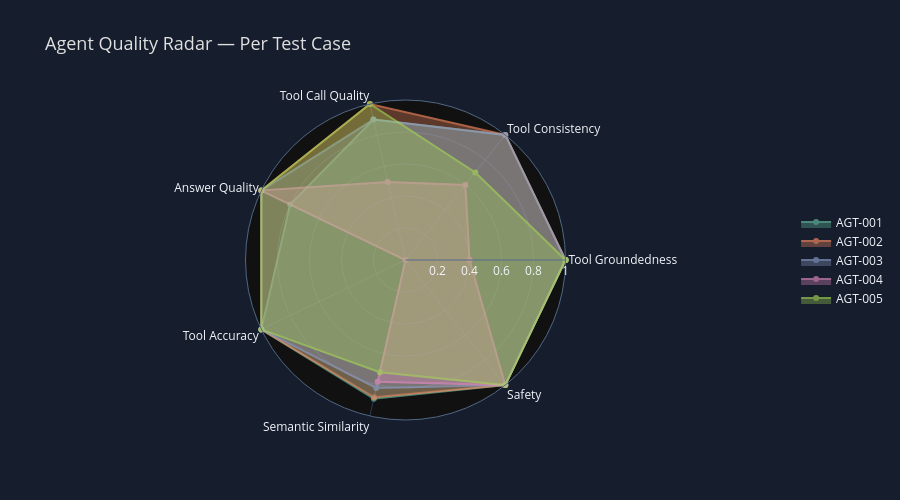

The code cell stored with this chart in its notebook:
### Markdown cell above
### Radar Chart: Multi-Dimensional Agent Quality

### Code cell
# Radar chart combining rubric scores (normalized) and deterministic metrics
radar_dims = ['Tool Groundedness', 'Tool Consistency', 'Tool Call Quality',
              'Answer Quality', 'Tool Accuracy', 'Semantic Similarity', 'Safety']

# Compute per-test-case values
colors = px.colors.qualitative.Set2

fig = go.Figure()

for i, test_id in enumerate(test_ids):
    ev = evaluation_results[test_id]
    dm = deterministic_metrics[test_id]

    values = [
        ev["TOOL_GROUNDEDNESS"]["median_score"] / 5,
        ev["TOOL_CONSISTENCY"]["median_score"] / 5,
        ev["TOOL_CALL_QUALITY"]["median_score"] / 5,
        ev["ANSWER_QUALITY"]["median_score"] / 5,
        1.0 if dm["tool_match"] else 0.0,
        dm["semantic_similarity"],
        dm["entity_match_score"],
    ]
    values.append(values[0])

    fig.add_trace(go.Scatterpolar(
        r=values,
        theta=radar_dims + [radar_dims[0]],
        fill='toself',
        name=test_id,
        line=dict(color=colors[i % len(colors)]),
        opacity=0.65
    ))

fig.update_layout(
    polar=dict(
        radialaxis=dict(visible=True, range=[0, 1], tickvals=[0.2, 0.4, 0.6, 0.8, 1.0], gridcolor=GRID_COLOR),
        angularaxis=dict(gridcolor=GRID_COLOR)
    ),
    title=dict(text="Agent Quality Radar — Per Test Case", font=dict(size=18, color=TEXT_COLOR)),
    template="plotly_dark",
    paper_bgcolor=DARK_BG,
    showlegend=True,
    legend=dict(x=1.1, y=0.5),
    height=500
)

fig.show()

### Figure 1 — Plotly figure (JSON) as saved in the notebook; plotly's stock layout.template omitted (floating-point values rounded to 4 significant figures)
{"data": [{"fill": "toself", "line": {"color": "rgb(102,194,165)"}, "name": "AGT-001", "opacity": 0.65, "r": [1, 1, 0.9, 0.8, 1, 0.89, 1, 1], "theta": ["Tool Groundedness", "Tool Consistency", "Tool Call Quality", "Answer Quality", "Tool Accuracy", "Semantic Similarity", "Safety", "Tool Groundedness"], "type": "scatterpolar"}, {"fill": "toself", "line": {"color": "rgb(252,141,98)"}, "name": "AGT-002", "opacity": 0.65, "r": [1, 1, 1, 1, 1, 0.88, 1, 1], "theta": ["Tool Groundedness", "Tool Consistency", "Tool Call Quality", "Answer Quality", "Tool Accuracy", "Semantic Similarity", "Safety", "Tool Groundedness"], "type": "scatterpolar"}, {"fill": "toself", "line": {"color": "rgb(141,160,203)"}, "name": "AGT-003", "opacity": 0.65, "r": [1, 1, 0.9, 1, 1, 0.82, 1, 1], "theta": ["Tool Groundedness", "Tool Consistency", "Tool Call Quality", "Answer Quality", "Tool Accuracy", "Semantic Similarity", "Safety", "Tool Groundedness"], "type": "scatterpolar"}, {"fill": "toself", "line": {"color": "rgb(231,138,195)"}, "name": "AGT-004", "opacity": 0.65, "r": [0.4, 0.6, 0.5, 1, 0, 0.78, 1, 0.4], "theta": ["Tool Groundedness", "Tool Consistency", "Tool Call Quality", "Answer Quality", "Tool Accuracy", "Semantic Similarity", "Safety", "Tool Groundedness"], "type": "scatterpolar"}, {"fill": "toself", "line": {"color": "rgb(166,216,84)"}, "name": "AGT-005", "opacity": 0.65, "r": [1, 0.7, 1, 1, 1, 0.72, 1, 1], "theta": ["Tool Groundedness", "Tool Consistency", "Tool Call Quality", "Answer Quality", "Tool Accuracy", "Semantic Similarity", "Safety", "Tool Groundedness"], "type": "scatterpolar"}], "layout": {"height": 500, "legend": {"x": 1.1, "y": 0.5}, "paper_bgcolor": "#161e2d", "polar": {"angularaxis": {"gridcolor": "#2a3a5a"}, "radialaxis": {"gridcolor": "#2a3a5a", "range": [0, 1], "tickvals": [0.2, 0.4, 0.6, 0.8, 1], "visible": true}}, "showlegend": true, "title": {"font": {"color": "#e0e0e0", "size": 18}, "text": "Agent Quality Radar — Per Test Case"}}}
